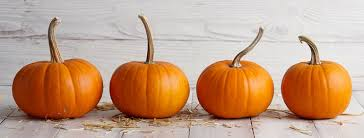
#> input picture img/1.jpg, 364 x 138 px
$ python 'workshop_nicholas(almost there).py'
#> lines starting #> are read from the running program, lines starting #| are printed output that depends on the picture; after the words box and inside, x2 and y2 are one past the last pixel; in counts of white or black regions, pixels touching at a corner belong together
import cv2
import numpy as np

targets = [
    ("Image 1", cv2.imread("img/1.jpg"), 4, 4),
    ("Image 2", cv2.imread("img/2.jpg"), 2, 4),
    ("Image 3", cv2.imread("img/3.jpg"), 5, 8)
]
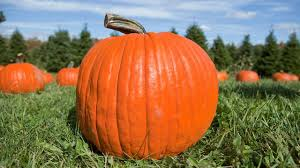
#> input picture img/2.jpg, 300 x 168 px
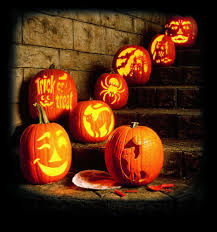
#> input picture img/3.jpg, 217 x 232 px

for target in targets:
    name = target[0]
    img = target[1]
    minFind = target[2]
    maxFind = target[3]

    found = -1
     # Convert BGR to HSV
    hsv = cv2.cvtColor(img, cv2.COLOR_BGR2HSV)

    # define range of blue color in HSV
    lower_blue = np.array([0,204,188])
    upper_blue = np.array([92,255,255])

    # Threshold the HSV image to get only blue colors
    mask = cv2.inRange(hsv, lower_blue, upper_blue)


    kernel = np.ones((2,2),np.uint8)
    erosion = cv2.erode(mask,kernel,iterations = 5)
    kernel2 = np.ones((4,4),np.uint8)
    dilate = cv2.dilate(erosion,kernel2,iterations = 4)

    contours,hierarchy = cv2.findContours(dilate, cv2.RETR_EXTERNAL, 2)
    found = len(contours)

    cv2.drawContours(dilate, contours, -1, (0,255,0), 3)
    print(found)
    # Bitwise-AND mask and original image
    # Todo: your vision pipeline here
    # update the variable found to equal the number
    # of pumpkins in [img]

    # uncomment this line to pass one of the test cases
    # found = 3

    cv2.imshow('Hello World', dilate)
    cv2.waitKey(0)
    cv2.destroyAllWindows()


    if found < minFind or found > maxFind:
        print("FAILED :( " + name)
    else:
        print("PASSED :D " + name)
#> this loop made 3 passes
#> (name, minFind, maxFind, found) on passes 1 to 3: ('Image 1', 4, 4, 4), ('Image 2', 2, 4, 3), ('Image 3', 5, 8, 4)
#| 4
#| PASSED :D Image 1
#| 3
#| PASSED :D Image 2
#| 4
#| FAILED :( Image 3
#> pass 1, `mask = cv2.inRange(hsv, lower_blue, upper_blue)`:
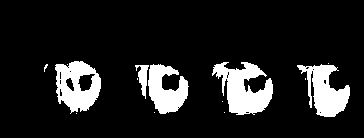
#> mask: shape (138, 364); 12.7% white; 14 white regions (9 under 20 px), largest, box (x1, y1, x2, y2) and area: (212, 62, 273, 115) 1847, (55, 61, 101, 114) 1535, (297, 64, 350, 117) 1485, (148, 64, 189, 114) 1268, (135, 65, 149, 99) 222
#> pass 1, `dilate = cv2.dilate(erosion,kernel2,iterations = 4)`:
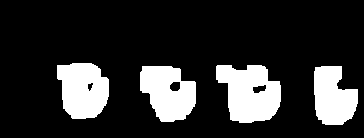
#> dilate: shape (138, 364); 18.4% white; 4 white regions, box (x1, y1, x2, y2) and area: (216, 65, 281, 123) 2717, (57, 63, 109, 119) 2304, (140, 66, 196, 122) 2271, (314, 66, 358, 125) 1968
#> after the loop:
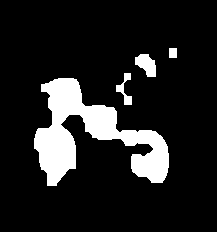
#> dilate: shape (232, 217); 13% white; 4 white regions, box (x1, y1, x2, y2) and area: (34, 78, 169, 186) 5944, (135, 54, 156, 77) 323, (116, 73, 132, 105) 201, (169, 48, 177, 58) 80
#> after the loop:
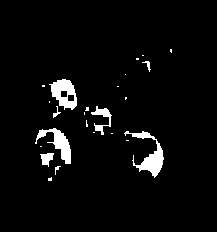
#> erosion: shape (232, 217); 4.1% white; 24 white regions (16 under 20 px), largest, box (x1, y1, x2, y2) and area: (124, 131, 164, 178) 590, (49, 79, 77, 110) 503, (35, 128, 71, 164) 472
#> after the loop: hsv: shape (232, 217, 3); mean H, S, V 28, 144.8, 82.7
#> img is the input picture: shape (232, 217, 3); mean B, G, R 15.2, 42.6, 82.4
#> after the loop:
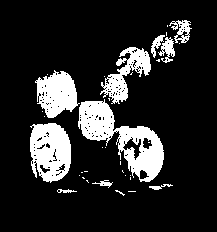
#> mask: shape (232, 217); 15.9% white; 35 white regions (25 under 20 px), largest, box (x1, y1, x2, y2) and area: (78, 99, 164, 182) 2809, (30, 123, 71, 183) 1854, (35, 70, 80, 118) 1377
